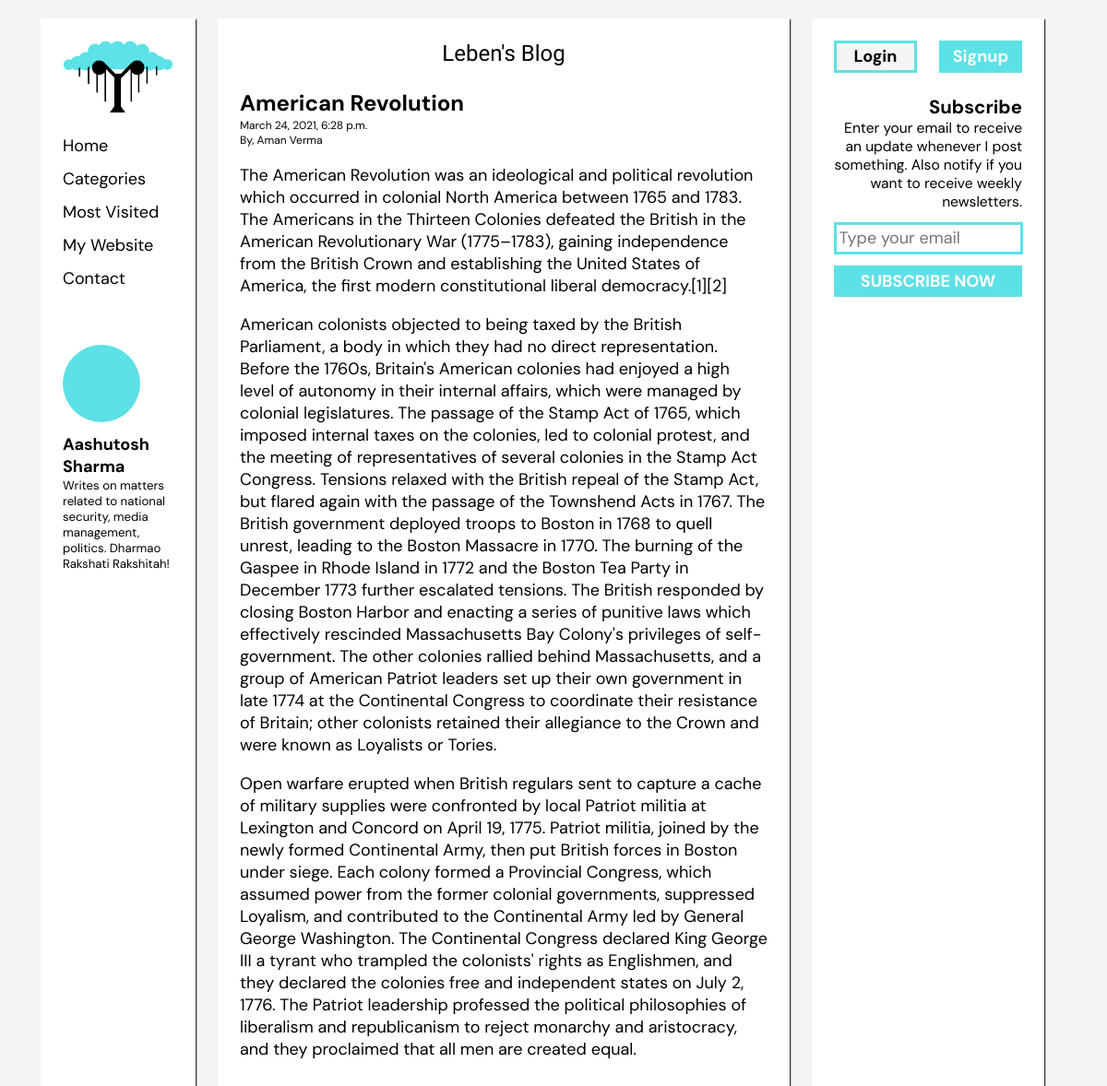
/blog/post/american-revolution, run on the app's committed database.
### blogger/models.py (models this page shows, shortened)
class Post(models.Model):
    sno = models.AutoField((""), primary_key=True)
    title = models.CharField(max_length=50)
    slug = models.SlugField(max_length=250, null=True, blank=True)
    content = models.TextField(max_length=3000)
    thimg = models.ImageField(upload_to='./static/img', default='')
    author = models.TextField(default='')
    time_stamp = models.DateTimeField(auto_now=True)

### blogger/views.py (the view)
# urls.py: path('post/<slug:slug>', views.viewPost, name='post'),
def viewPost(request, slug):
    p = Post.objects.filter(slug=slug)
    if p.exists():
        p = p.first()
    else:
        return HttpResponse("Post Not Found")
    context = {'post':p}
    return render(request, 'blog/post.html', context)

### templates/blog/post.html (shortened to what this page needs)
{% extends 'blogbase.html' %}
{% block body %}
<div class="postingflex">
<div class="title">{{post.title}}</div>
<div class="date"><div>{{post.time_stamp}}</div><div>By, {{post.author}}</div></div>
<div class="content">{{post.content | safe}}</div>
</div>
{% endblock body %}

### static/blogbase.css (style rules this page uses)
body { background: #F6F3F3; }
.title { font-size: 2vw; font-weight: bold; }
.postingflex { margin-top: 0vw; display: flex; flex-direction: column; flex-wrap: wrap; justify-content: center; }
.date { font-size: 1vw; margin-top: 0.1vw; }
.title { font-size: 2vw; }
.date { font-size: 1vw; }
.content { font-size: 1.5vw; }

### data on the page
Post: title "American Revolution", time_stamp "March 24, 2021, 6:28 p.m.", author "Aman Verma", content "The American Revolution was an ideological and political revolution which occurred in colonial North America between 1765 and 1783. The Americans in the Thirteen Colonies defeated the British in the American Revolutionary War (1775–1783), gaining independence from the British Crown and establishing the United States of America, the first modern constitutional liberal democracy.[1][2] American colonists objected to being taxed by the British Parliament, a body in which they had no direct representation. Before the 1760s, Britain's American colonies had enjoyed a high level of autonomy in their internal affairs, which were managed by colonial legislatures. The passage of the Stamp Act of…"
